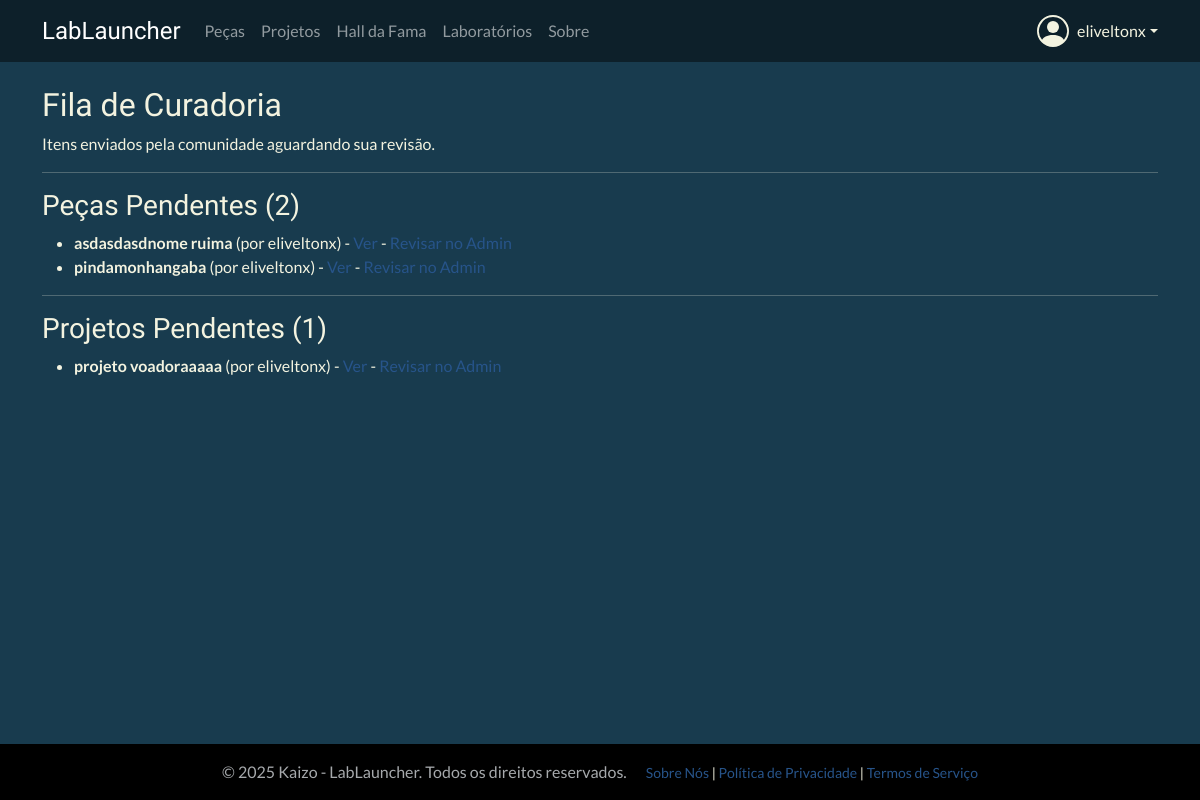
The page /curation/ (signed in) on the database as committed earlier.
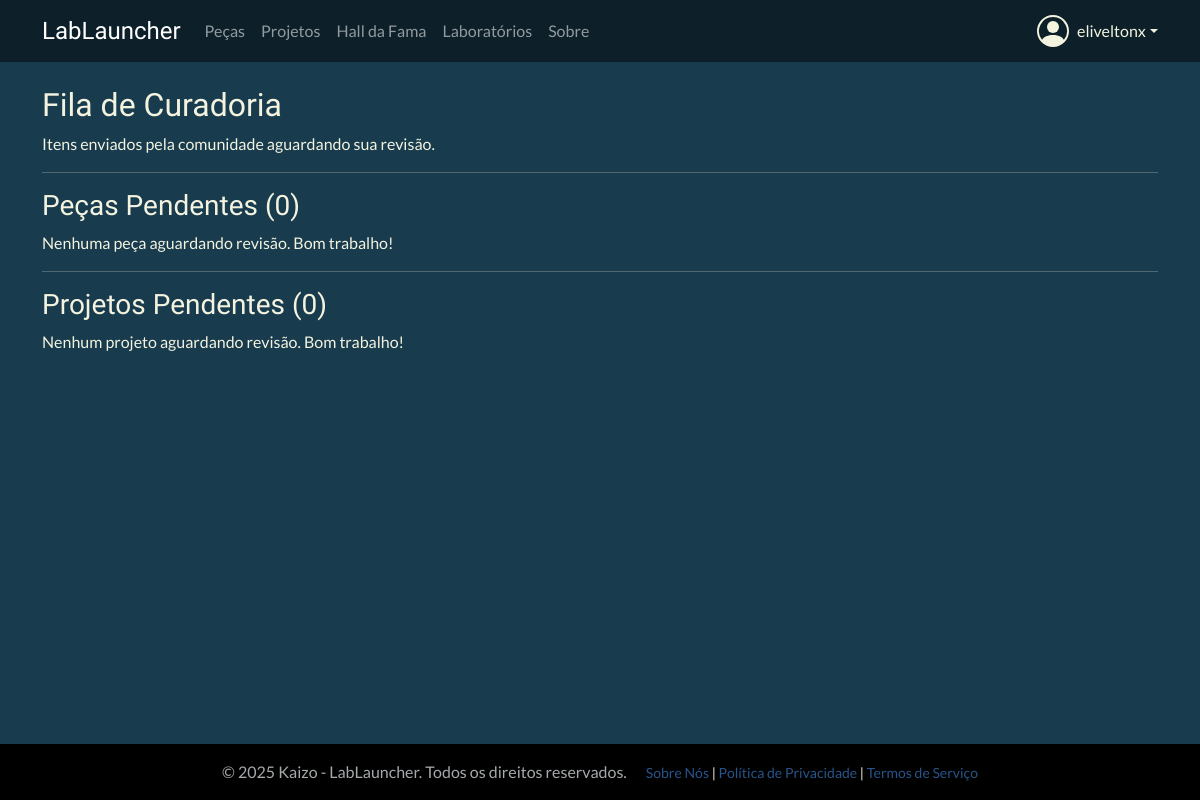
The same page on the database as committed later.
### catalog/models.py (models this page shows, shortened)
class Part(models.Model):
    STATUS_CHOICES = (('in_review', 'Em Revisão'), ('approved', 'Aprovado'), ('rejected', 'Rejeitado'))
    thumbnail = models.ImageField(
        upload_to='part_thumbnails/', # Pasta dentro de 'media' onde as imagens serão salvas
        storage=storage_para_usar,
        verbose_name='Thumbnail',
        null=True, # O campo é opcional
        blank=True # O campo pode ser deixado em branco no formulário
    )
    is_hall_of_fame = models.BooleanField(default=False, verbose_name="Destaque (Hall da Fama)")
    name = models.CharField(max_length=200, verbose_name='Nome da Peça')
    description = models.TextField(verbose_name='Descrição')
    category = models.ForeignKey(PartCategory, on_delete=models.SET_NULL, null=True, verbose_name='Categoria da Peça')
    author = models.ForeignKey(settings.AUTH_USER_MODEL, on_delete=models.SET_NULL, null=True, verbose_name='Autor')
    stl_file = models.FileField(upload_to='parts_stl/', storage=storage_para_usar, verbose_name='Arquivo STL')
    camera_pos_x = models.FloatField(null=True, blank=True, verbose_name="Câmera Posição X")
    camera_pos_y = models.FloatField(null=True, blank=True, verbose_name="Câmera Posição Y")
    camera_pos_z = models.FloatField(null=True, blank=True, verbose_name="Câmera Posição Z")
    status = models.CharField(max_length=10, choices=STATUS_CHOICES, default='in_review', verbose_name='Status')
    created_at = models.DateTimeField(auto_now_add=True, verbose_name='Data de Criação')
    updated_at = models.DateTimeField(auto_now=True, verbose_name='Última Atualização')
    class Meta:
        verbose_name = 'Peça'
        verbose_name_plural = 'Peças'
        ordering = ['-created_at']

class Project(models.Model):
    STATUS_CHOICES = (('in_review', 'Em Revisão'), ('approved', 'Aprovado'), ('rejected', 'Rejeitado'))
    thumbnail = models.ImageField(
        upload_to='part_thumbnails/', # Pasta dentro de 'media' onde as imagens serão salvas
        storage=storage_para_usar,
        verbose_name='Thumbnail',
        null=True, # O campo é opcional
        blank=True # O campo pode ser deixado em branco no formulário
    )
    is_hall_of_fame = models.BooleanField(default=False, verbose_name="Destaque (Hall da Fama)")
    title = models.CharField(max_length=255, verbose_name='Título do Projeto')
    description = RichTextUploadingField(verbose_name='Descrição Detalhada')
    author = models.ForeignKey(settings.AUTH_USER_MODEL, on_delete=models.SET_NULL, null=True, verbose_name='Autor')
    category = models.ForeignKey(ProjectCategory, on_delete=models.SET_NULL, null=True, verbose_name='Categoria do Projeto')
    parts_used = models.ManyToManyField(Part, blank=True, verbose_name='Peças Utilizadas')
    status = models.CharField(max_length=10, choices=STATUS_CHOICES, default='in_review', verbose_name='Status')
    created_at = models.DateTimeField(auto_now_add=True, verbose_name='Data de Criação')
    updated_at = models.DateTimeField(auto_now=True, verbose_name='Última Atualização')
    class Meta:
        verbose_name = 'Projeto'
        verbose_name_plural = 'Projetos'
        ordering = ['-created_at']

### users/models.py (models this page shows, shortened)
class CustomUser(AbstractUser):
    profile_picture = models.ImageField(
        upload_to='profile_pics/',
        storage=storage_para_usar,
        null=True,
        blank=True,
        verbose_name='Foto do Perfil'
    )
    is_approved = models.BooleanField(
        default=False,
        verbose_name='Aprovado pela Curadoria',
        help_text='Indica se o usuário foi aprovado para acessar o conteúdo.'
    )
    groups = models.ManyToManyField(
        Group,
        verbose_name='groups',
        blank=True,
        help_text='The groups this user belongs to. A user will get all permissions granted to each of their groups.',
        related_name="customuser_set", # Nome único para o acesso reverso
        related_query_name="user",
    )
    user_permissions = models.ManyToManyField(
        Permission,
        verbose_name='user permissions',
        blank=True,
        help_text='Specific permissions for this user.',
        related_name="customuser_set", # Nome único para o acesso reverso
        related_query_name="user",
    )

### submission/views.py (the view)
# urls.py: path('', curation_queue_view, name='curation-queue'),
@user_passes_test(is_curator) # Protege a view, só permite acesso a curadores
def curation_queue_view(request):
    pending_parts = Part.objects.filter(status='in_review').order_by('created_at')
    pending_projects = Project.objects.filter(status='in_review').order_by('created_at')
    context = {
        'pending_parts': pending_parts,
        'pending_projects': pending_projects,
    }
    return render(request, 'submission/curation_queue.html', context)

### submission/views.py (called while the page is built)
def is_curator(user):
    return user.is_authenticated and user.is_staff

### submission/templates/submission/curation_queue.html (shortened to what this page needs)
{% extends "base.html" %}
{% block content %}
<h2>Fila de Curadoria</h2>
<p>Itens enviados pela comunidade aguardando sua revisão.</p>
<hr>
<h3>Peças Pendentes ({{ pending_parts.count }})</h3>
{% if pending_parts %}
    <ul>
        {% for part in pending_parts %}
        <li>
            <strong>{{ part.name }}</strong> (por {{ part.author.username }})
            - <a href="{% url 'catalog:part-detail' part.pk %}" target="_blank">Ver</a>
            - <a href="{% url 'admin:catalog_part_change' part.pk %}" target="_blank">Revisar no Admin</a>
        </li>
        {% endfor %}
    </ul>
{% else %}
    <p>Nenhuma peça aguardando revisão. Bom trabalho!</p>
{% endif %}
<hr>
<h3>Projetos Pendentes ({{ pending_projects.count }})</h3>
{% if pending_projects %}
    <ul>
        {% for project in pending_projects %}
        <li>
            <strong>{{ project.title }}</strong> (por {{ project.author.username }})
            - <a href="{% url 'catalog:project-detail' project.pk %}" target="_blank">Ver</a>
            - <a href="{% url 'admin:catalog_project_change' project.pk %}" target="_blank">Revisar no Admin</a>
        </li>
        {% endfor %}
    </ul>
{% else %}
    <p>Nenhum projeto aguardando revisão. Bom trabalho!</p>
{% endif %}
{% endblock %}

Rows that differ between the two databases and show on the page:
removed Part: name "asdasdasdnome ruima", author.username "eliveltonx"
removed Part: name "pindamonhangaba", author.username "eliveltonx"
removed Project: title "projeto voadoraaaaa", author.username "eliveltonx"
Other text that changed with them:
{{ pending_parts.count }}: "2" → "0"
{{ pending_projects.count }}: "1" → "0"
text now shown: "Nenhuma peça aguardando revisão. Bom trabalho! Nenhum projeto aguardando revisão. Bom trabalho!"
